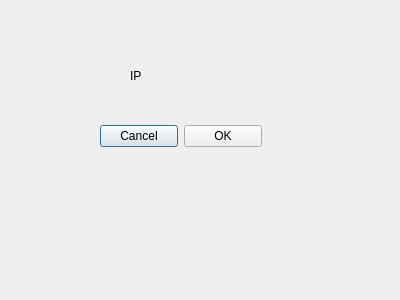
<?xml version="1.0" encoding="UTF-8"?>
<ui version="4.0">
 <class>Server</class>
 <widget class="QDialog" name="Server">
  <property name="geometry">
   <rect>
    <x>0</x>
    <y>0</y>
    <width>400</width>
    <height>300</height>
   </rect>
  </property>
  <property name="windowTitle">
   <string>Dialog</string>
  </property>
  <widget class="QLabel" name="IP">
   <property name="geometry">
    <rect>
     <x>130</x>
     <y>60</y>
     <width>101</width>
     <height>31</height>
    </rect>
   </property>
   <property name="text">
    <string>IP</string>
   </property>
  </widget>
  <widget class="QSplitter" name="splitter">
   <property name="geometry">
    <rect>
     <x>100</x>
     <y>120</y>
     <width>162</width>
     <height>32</height>
    </rect>
   </property>
   <property name="orientation">
    <enum>Qt::Horizontal</enum>
   </property>
   <widget class="QWidget" name="horizontalLayoutWidget">
    <layout class="QHBoxLayout" name="horizontalLayout">
     <item>
      <widget class="QPushButton" name="CancelButton">
       <property name="text">
        <string>Cancel</string>
       </property>
      </widget>
     </item>
     <item>
      <widget class="QPushButton" name="OKButton">
       <property name="text">
        <string>OK</string>
       </property>
      </widget>
     </item>
    </layout>
   </widget>
  </widget>
  <zorder>splitter</zorder>
  <zorder>IP</zorder>
  <zorder>OKButton</zorder>
 </widget>
 <resources/>
 <connections/>
</ui>
